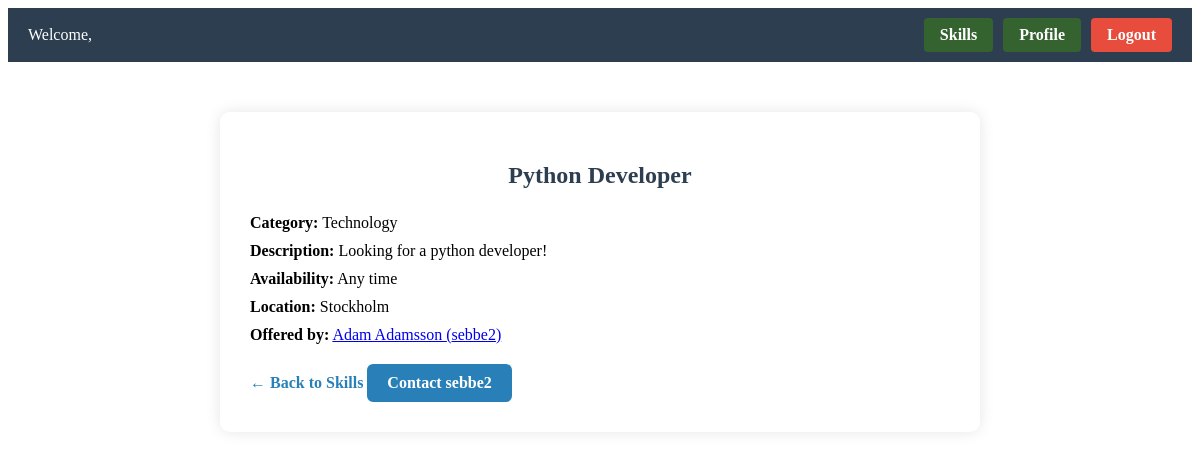
Page /skillswapapp/skilldetails/2/ (signed in) on the committed database.
### skillswapapp/models.py (models this page shows, shortened)
class Skill(models.Model):
    TYPE_CHOICES = [
        ("offer", "Offering Skill"),
        ("seek", "Seeking Skill"),
    ]
    CATEGORY_CHOICES = [
        ("music", "Music"),
        ("language", "Language"),
        ("tech", "Technology"),
        ("art", "Art"),
        ("sports", "Sports"),
        ("other", "Other"),
    ]
    user = models.ForeignKey(User, on_delete=models.CASCADE, related_name="skills")
    type = models.CharField(max_length=10, choices=TYPE_CHOICES, default="offer", help_text="*")
    title = models.CharField(max_length=100, help_text="*")
    category = models.CharField(max_length=20, choices=CATEGORY_CHOICES, default="other", help_text="*")
    description = models.TextField(max_length=300, help_text="*")
    availability = models.CharField(max_length=100, help_text="* E.g. Weekends, Evenings etc.")
    location = models.CharField(max_length=100, help_text="* E.g. City, Remote etc.")

### skillswapapp/views.py (the view)
# urls.py: path("skilldetails/<int:skill_id>/", views.skilldetails, name="skilldetails"),
@login_required(login_url="skillswapapp:login")
def skilldetails(request, skill_id):
    skill = get_object_or_404(Skill, id=skill_id)
    return render(request, "skillswapapp/skilldetails.html", {"skill": skill})

### templates/skillswapapp/skilldetails.html
{% extends 'skillswapapp/base.html' %}
{% block body_block %}
<div class="detail-container">
  <h2>{{ skill.title }}</h2>
  <p><strong>Category:</strong> {{ skill.get_category_display }}</p>
  <p><strong>Description:</strong> {{ skill.description }}</p>
  <p><strong>Availability:</strong> {{ skill.availability }}</p>
  <p><strong>Location:</strong> {{ skill.location }}</p>
  <p><strong>Offered by:</strong>
    <a href="{% url 'skillswapapp:view_profile' skill.user.username %}">
      {{ skill.user.first_name }} ({{ skill.user.username }})
    </a>
  </p>
  <a href="{% url 'skillswapapp:skills' %}" class="detail-back-link">← Back to Skills</a>
  <a href="{% url 'skillswapapp:contact' skill.id %}" class="contact-button">
    Contact {{ skill.user.username }}
  </a>
</div>
{% endblock %}

### static/css/styles.css (style rules this page uses)
.contact-button { display: inline-block; background-color: #2980b9; color: white; padding: 10px 20px; border-radius: 6px; text-decoration: none; font-weight: bold; transition: background-color 0.3s ease; }
.detail-container { max-width: 700px; margin: 50px auto; padding: 30px; background-color: #ffffff; border-radius: 10px; box-shadow: 0 0 15px rgba(0, 0, 0, 0.1); font-size: 16px; }
.detail-container h2 { text-align: center; margin-bottom: 25px; color: #2c3e50; }
.detail-container p { margin: 10px 0; }
.detail-back-link { display: inline-block; margin-top: 20px; color: #2980b9; text-decoration: none; font-weight: bold; }

### rows in the picture
Skill: title "Python Developer", category "Technology", description "Looking for a python developer!", availability "Any time", location "Stockholm", user.first_name "Adam Adamsson", user.username "sebbe2"
